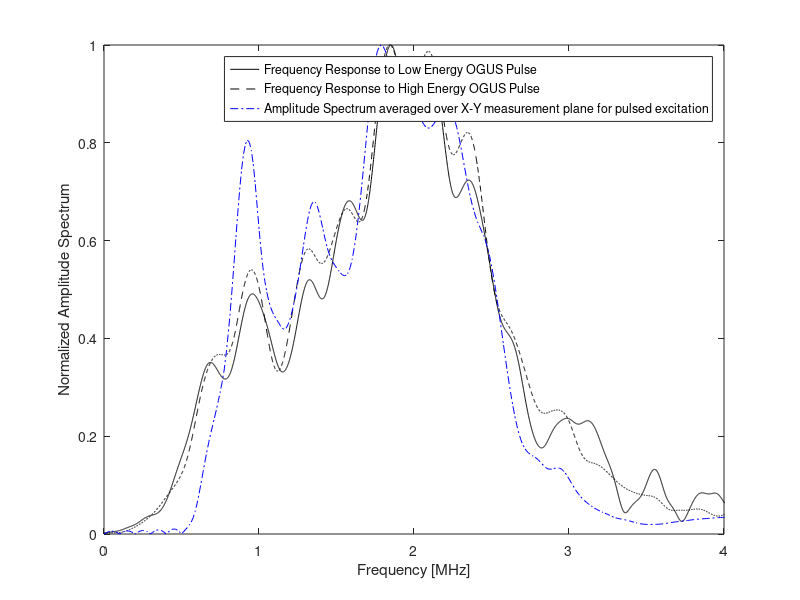

MATLAB code for this plot:
%% TxB Frequency Response Further Analysis

load('AmpSpectLowEnergy.mat');
load('AmpSpectHighEnergy.mat');
load('AmpSpectXyScan.mat');

L = 0.001; % [m]
c = 4010;  % [m/s]

freq_low       = AmpSpectLowEnergy.frequency;
amp_spect_low  = AmpSpectLowEnergy.amplitudeSpectrum;
freq_high      = AmpSpectHighEnergy.frequency;
amp_spect_high = AmpSpectHighEnergy.amplitudeSpectrum;
freq_scan      = AmpSpectXyScan.frequency;
amp_spect_scan = AmpSpectXyScan.amplitudeSpectrum;

% Normalize

k = max([amp_spect_low, amp_spect_high, amp_spect_scan]);
k_amp_spect_scan = 1 / max(amp_spect_scan);
k_amp_spect_low = 1 / max(amp_spect_low);
k_amp_spect_high = 1 / max(amp_spect_high);

figure(1);
plot(freq_low / 1e6,  amp_spect_low  * k_amp_spect_low,  'k',   ...
     freq_high / 1e6, amp_spect_high * k_amp_spect_high, 'k--', ...
     freq_scan / 1e6, amp_spect_scan * k_amp_spect_scan, 'b-.');
 xlabel('Frequency [MHz]');
 xlim([0, 4]);
 ylabel('Normalized Amplitude Spectrum');
 legend('Frequency Response to Low Energy OGUS Pulse', ...
        'Frequency Response to High Energy OGUS Pulse', ...
        ['Amplitude Spectrum averaged over X-Y measurement plane for '...
                                                     'pulsed excitation']); 